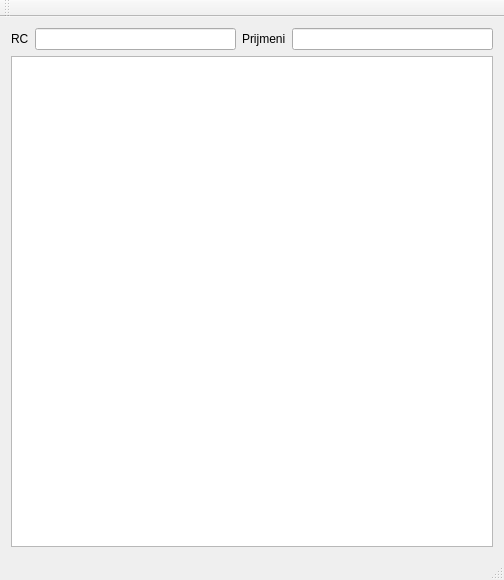
<?xml version="1.0" encoding="UTF-8"?>
<ui version="4.0">
 <class>MainWindow</class>
 <widget class="QMainWindow" name="MainWindow">
  <property name="geometry">
   <rect>
    <x>0</x>
    <y>0</y>
    <width>504</width>
    <height>580</height>
   </rect>
  </property>
  <property name="windowTitle">
   <string>MainWindow</string>
  </property>
  <widget class="QWidget" name="centralWidget">
   <layout class="QHBoxLayout" name="horizontalLayout_3">
    <item>
     <layout class="QVBoxLayout" name="verticalLayout">
      <item>
       <layout class="QHBoxLayout" name="horizontalLayout_2">
        <item>
         <widget class="QLabel" name="label">
          <property name="text">
           <string>RC</string>
          </property>
         </widget>
        </item>
        <item>
         <widget class="QLineEdit" name="rcLineEdit"/>
        </item>
        <item>
         <widget class="QLabel" name="label_2">
          <property name="text">
           <string>Prijmeni</string>
          </property>
         </widget>
        </item>
        <item>
         <widget class="QLineEdit" name="surnameLineEdit"/>
        </item>
       </layout>
      </item>
      <item>
       <widget class="QTableView" name="tableViewPacients">
        <property name="sizePolicy">
         <sizepolicy hsizetype="Expanding" vsizetype="Expanding">
          <horstretch>0</horstretch>
          <verstretch>0</verstretch>
         </sizepolicy>
        </property>
        <property name="editTriggers">
         <set>QAbstractItemView::NoEditTriggers</set>
        </property>
        <property name="tabKeyNavigation">
         <bool>false</bool>
        </property>
        <property name="showDropIndicator" stdset="0">
         <bool>false</bool>
        </property>
        <property name="dragDropOverwriteMode">
         <bool>false</bool>
        </property>
        <property name="alternatingRowColors">
         <bool>true</bool>
        </property>
        <property name="selectionMode">
         <enum>QAbstractItemView::SingleSelection</enum>
        </property>
        <property name="selectionBehavior">
         <enum>QAbstractItemView::SelectRows</enum>
        </property>
        <property name="showGrid">
         <bool>false</bool>
        </property>
        <property name="sortingEnabled">
         <bool>true</bool>
        </property>
        <property name="cornerButtonEnabled">
         <bool>false</bool>
        </property>
        <attribute name="verticalHeaderVisible">
         <bool>false</bool>
        </attribute>
        <attribute name="verticalHeaderShowSortIndicator" stdset="0">
         <bool>true</bool>
        </attribute>
        <attribute name="verticalHeaderStretchLastSection">
         <bool>false</bool>
        </attribute>
       </widget>
      </item>
     </layout>
    </item>
   </layout>
  </widget>
  <widget class="QMenuBar" name="menuBar">
   <property name="geometry">
    <rect>
     <x>0</x>
     <y>0</y>
     <width>504</width>
     <height>22</height>
    </rect>
   </property>
  </widget>
  <widget class="QToolBar" name="mainToolBar">
   <attribute name="toolBarArea">
    <enum>TopToolBarArea</enum>
   </attribute>
   <attribute name="toolBarBreak">
    <bool>false</bool>
   </attribute>
  </widget>
  <widget class="QStatusBar" name="statusBar"/>
 </widget>
 <layoutdefault spacing="6" margin="11"/>
 <resources/>
 <connections/>
</ui>
